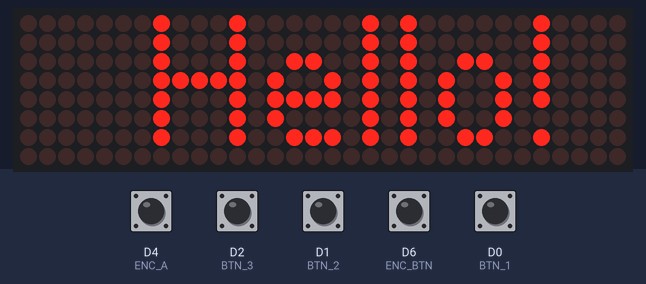
A sketch run on a simulated ESP8266 (NodeMCU). Shown: 32×8 LED matrix. The test bench sets the inputs (shaded band); at power-on: D0 (BTN_1), D1 (BTN_2), D2 (BTN_3), D4 (ENC_A), D6 (ENC_BTN) HIGH.

Above: at 1.26 s.
1.3 s: D0 (BTN_1) pulled LOW for 0.15 s
At 1.36 s:
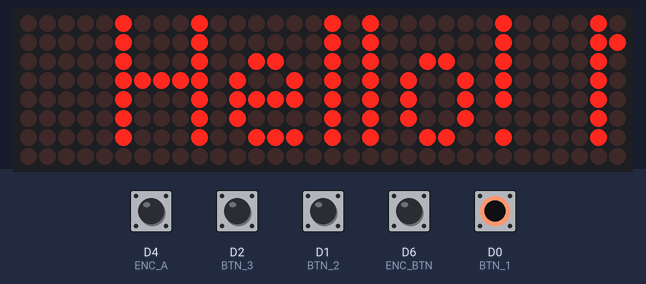
2.0 s: D0 (BTN_1) pulled LOW for 1 s
At 2.01 s:
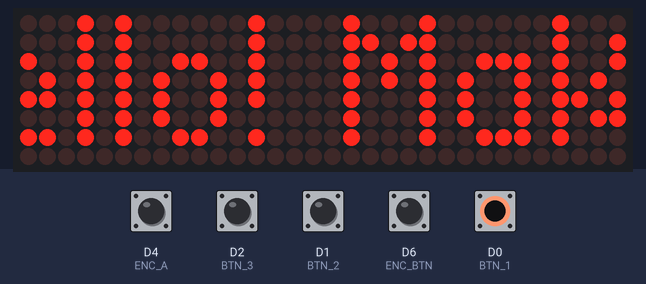
3.6 s: D0 (BTN_1) pulled LOW for 0.15 s
At 3.61 s:
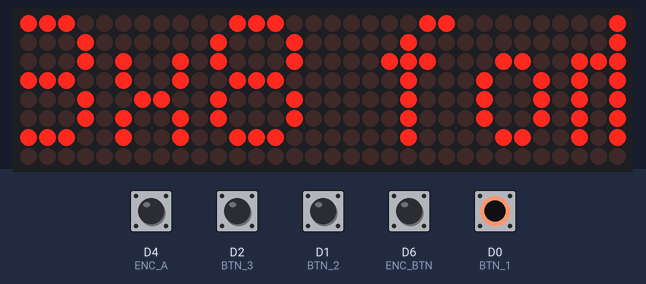
4.3 s: D2 (BTN_3) pulled LOW for 0.15 s
At 4.31 s:
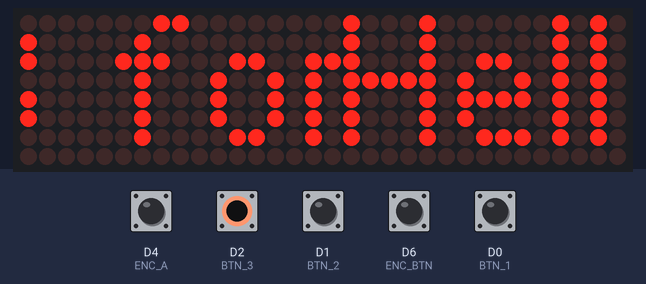
5.0 s: D1 (BTN_2) pulled LOW for 0.15 s
At 5.01 s:
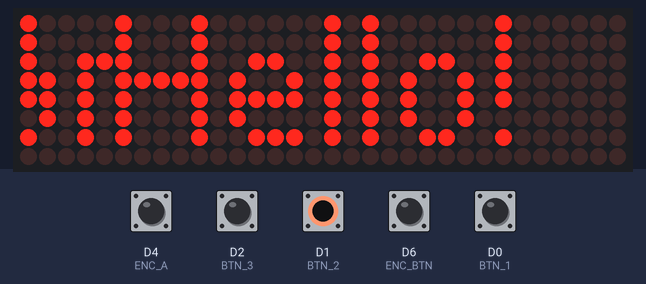
5.7 s: D6 (ENC_BTN) pulled LOW for 0.15 s
At 5.71 s:
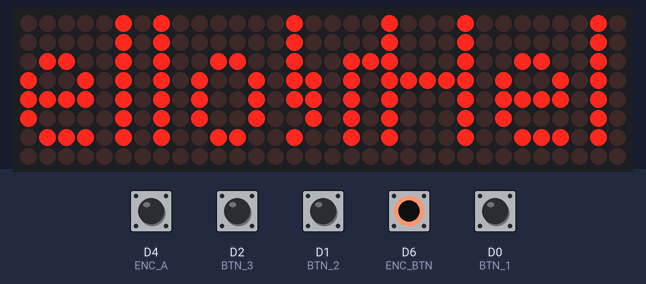

Measured:
- after the input at 1.3 s, the display: first changes at once (image 1 shows a later state)
- after the input at 2.0 s, the display: changes at once (image 2)
- after the input at 3.6 s, the display: changes at once (image 3)

The sketch:

Firmware-display.ino
```cpp
#include <MD_Parola.h>
#include <MD_MAX72xx.h>
#include <SPI.h>

#define HARDWARE_TYPE MD_MAX72XX::FC16_HW
#define MAX_DEVICES 4
#define CS_PIN D7          // MTX_CS -> D7

const int BTN_1   = D0;    // Button 1 (SW1)
const int BTN_2   = D1;    // Button 2 (SW3)
const int BTN_3   = D2;    // Button 3 (SW2)
const int ENC_A   = D4;    // Encoder A
const int ENC_B   = D5;    // Encoder B
const int ENC_BTN = D6;    // Encoder Switch

MD_Parola display = MD_Parola(HARDWARE_TYPE, CS_PIN, MAX_DEVICES);

const char *messages[] = { "Hello!", "Make it yours", "8x8 forever" };
int current = 0;
int speed = 50;
int intensity = 8;
textEffect_t effects[] = { PA_SCROLL_LEFT, PA_SCROLL_RIGHT, PA_OPENING };
int currentEffect = 0;

int lastA = HIGH;
int lastBtn1 = HIGH;
int lastBtn2 = HIGH;
int lastBtn3 = HIGH;
int lastEncBtn = HIGH;

unsigned long lastPress1 = 0;
unsigned long lastPress2 = 0;
unsigned long lastPress3 = 0;
unsigned long lastPressEnc = 0;

void setup() {
  pinMode(BTN_1, INPUT_PULLUP);
  pinMode(BTN_2, INPUT_PULLUP);
  pinMode(BTN_3, INPUT_PULLUP);
  pinMode(ENC_A, INPUT_PULLUP);
  pinMode(ENC_B, INPUT_PULLUP);
  pinMode(ENC_BTN, INPUT_PULLUP);

  display.begin();
  display.setIntensity(intensity);
  display.displayScroll(messages[current], PA_LEFT, effects[currentEffect], speed);
}

void loop() {
  // Encoder -> speed control
  int a = digitalRead(ENC_A);
  if (a != lastA && a == LOW) {
    speed += (digitalRead(ENC_B) == HIGH) ? -5 : 5;
    speed = constrain(speed, 10, 200);
    display.setSpeed(speed);
  }
  lastA = a;

  // Button 1 -> Next message
  int btn1 = digitalRead(BTN_1);
  if (btn1 == LOW && lastBtn1 == HIGH && millis() - lastPress1 > 200) {
    current = (current + 1) % 3;
    display.displayScroll(messages[current], PA_LEFT, effects[currentEffect], speed);
    lastPress1 = millis();
  }
  lastBtn1 = btn1;

  // Button 2 -> Cycle scroll effect
  int btn2 = digitalRead(BTN_2);
  if (btn2 == LOW && lastBtn2 == HIGH && millis() - lastPress2 > 200) {
    currentEffect = (currentEffect + 1) % 3;
    display.displayScroll(messages[current], PA_LEFT, effects[currentEffect], speed);
    lastPress2 = millis();
  }
  lastBtn2 = btn2;

  // Button 3 -> Cycle display brightness
  int btn3 = digitalRead(BTN_3);
  if (btn3 == LOW && lastBtn3 == HIGH && millis() - lastPress3 > 200) {
    intensity = (intensity >= 15) ? 4 : intensity + 4;
    display.setIntensity(intensity);
    lastPress3 = millis();
  }
  lastBtn3 = btn3;

  // Encoder Button -> Reset defaults
  int encBtn = digitalRead(ENC_BTN);
  if (encBtn == LOW && lastEncBtn == HIGH && millis() - lastPressEnc > 200) {
    speed = 50;
    intensity = 8;
    display.setSpeed(speed);
    display.setIntensity(intensity);
    lastPressEnc = millis();
  }
  lastEncBtn = encBtn;

  if (display.displayAnimate()) display.displayReset();
}
```
